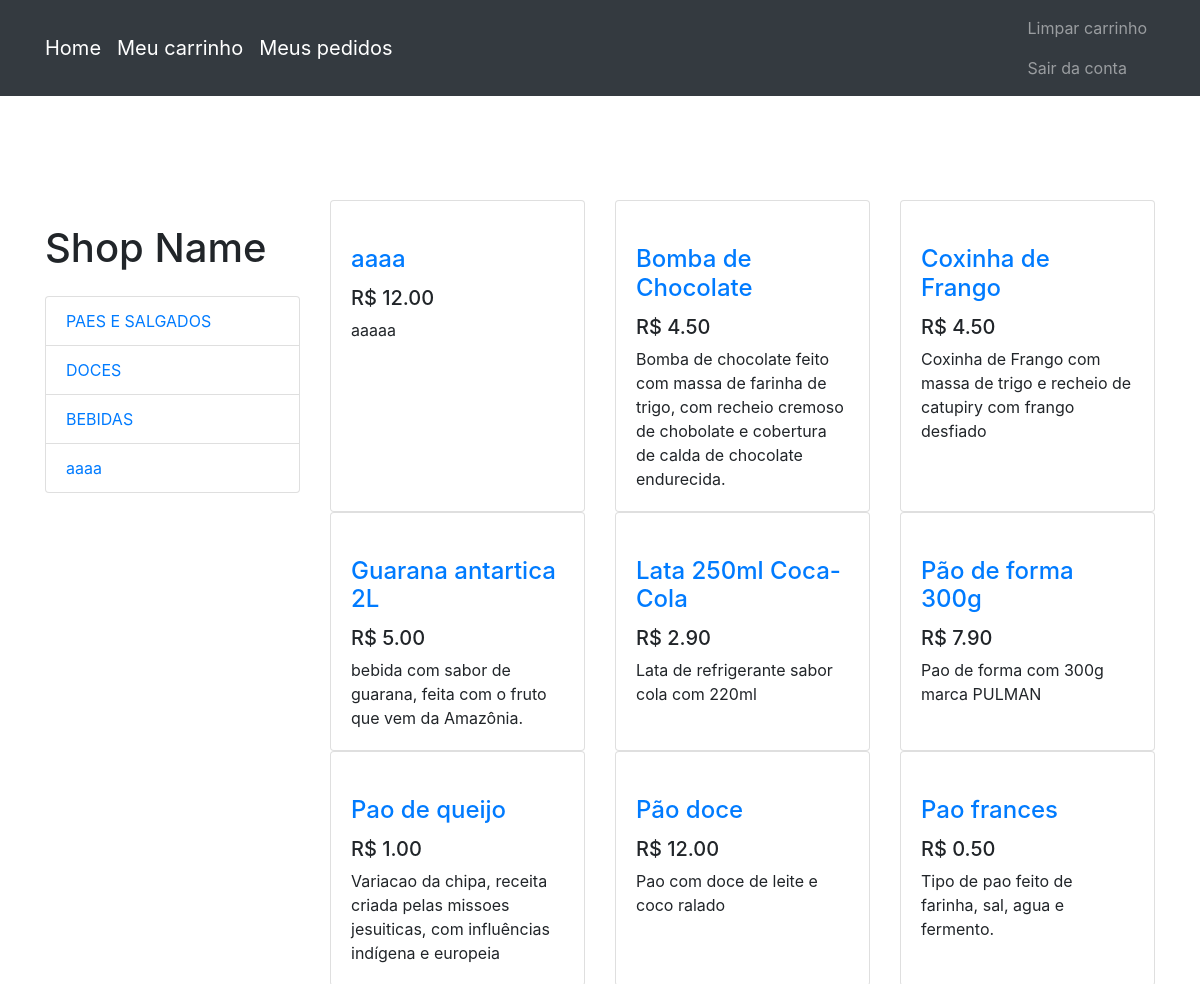
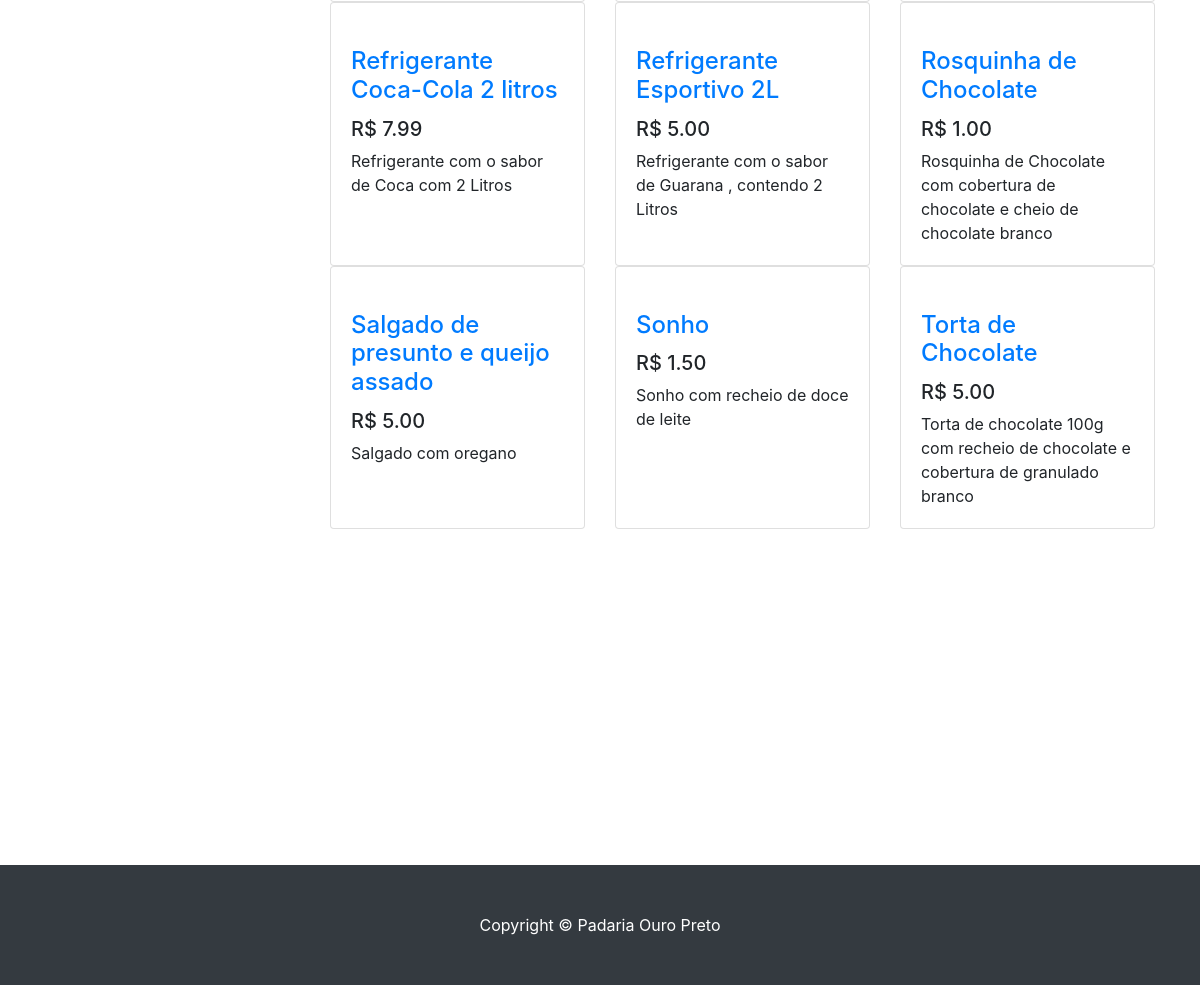
Page /admin/php/teladeprodutos.php (signed in) on the committed database (2 pictures, top to bottom).
### tables this page shows
CREATE TABLE IF NOT EXISTS `categoria` (
  `categoria_id` int(11) NOT NULL AUTO_INCREMENT,
  `categoria_descricao` varchar(255) NOT NULL,
  PRIMARY KEY (`categoria_id`)
);

CREATE TABLE IF NOT EXISTS `item` (
  `cod_item` int(11) NOT NULL AUTO_INCREMENT,
  `item_id_categoria` int(11) NOT NULL,
  `valor_unitario` decimal(10,2) NOT NULL,
  `descricao` varchar(50) NOT NULL,
  `breve_descricao` varchar(255) NOT NULL,
  `imagem` varchar(65000) NOT NULL,
  PRIMARY KEY (`cod_item`)
);

### admin/php/teladeprodutos.php (the view, shortened to what this page needs)
<?php
     include_once("../../db/conexao.php");
?>
<!DOCTYPE html>
<html lang="en">
<head>
  <link href="../vendor/bootstrap/css/bootstrap.min.css" rel="stylesheet">
  <link href="../css/shop-homepage.css" rel="stylesheet">
</head>
<body>
  <nav class="navbar navbar-expand-lg navbar-dark bg-dark fixed-top">
    <div class="container">
      <a class="navbar-brand" href="../index.html">Home</a>
      <a class="navbar-brand" href="meu_carrinho.php">Meu carrinho </a>
      <a class="navbar-brand" href="meus_pedidos.php">Meus pedidos</a>
      <div class="collapse navbar-collapse" id="navbarResponsive">
        <ul class="navbar-nav ml-auto">
          <li class="nav-item">
             <a class="nav-link" href="limparcarrinho.php">Limpar carrinho </a>
             <a class="nav-link" href="logout.php">Sair da conta</a>
          </li>
        </ul>
      </div>
    </div>
  </nav>
  <br><br> <br><br> <br><br>
  <div class="container">
    <div class="row">
      <div class="col-lg-3">
        <h1 class="my-4">Shop Name</h1>
        <div class="list-group">
          <?php
            $read_categoria = mysqli_query($_conexao, "SELECT * FROM categoria ORDER BY categoria_descricao DESC");
            if(mysqli_num_rows($read_categoria) > '0')
            {
              foreach ($read_categoria as $read_categoria_view)
              {
                  echo '<a href="teladeprodutos.php?cat='.$read_categoria_view['categoria_id'].'" class="list-group-item">'.$read_categoria_view['categoria_descricao'].'</a>';
              }
            }
          ?>
        </div>
      </div>
      <div class="col-lg-9">
        <div class="row">
      <?php
          if(isset($_GET['cat']) && $_GET['cat'] !='')
          {
            $id_cat = addslashes($_GET['cat']);
            $sql_categoria = "AND item_id_categoria ='".$id_cat."'";
          }
          else
          {
            $sql_categoria = "";
          }
          $read_produto = mysqli_query($_conexao, "SELECT * FROM item WHERE cod_item !='' $sql_categoria ORDER BY descricao ASC");
          if(mysqli_num_rows($read_produto) > '0')
            {
              foreach ($read_produto as $read_produto_view)
              {
      ?>
          <div class="col-lg-4 col-md-4 mb-10">
            <div class="card h-100">
              <a href="#"><img class="card-img-top" src="<?php echo $read_produto_view['imagem']?>" alt=""></a>
              <div class="card-body">
                <h4 class="card-title">
                  <a href="produtos.php?id=<?php echo $read_produto_view['cod_item']?>"><?php echo utf8_encode(($read_produto_view['descricao']))?></a>
                </h4>
                <h5>R$ <?php echo number_format($read_produto_view['valor_unitario'], 2,".",",")?></h5>
                <p class="card-text"><?php echo utf8_encode(($read_produto_view['breve_descricao']))?></p>
              </div>
            </div>
          </div>
               <?php
              }
            }
        ?>
                </div>
      </div>
    </div>
  </div>
         <br><br> <br><br> <br><br> <br><br><br><br> <br><br> <br><br>
  <footer class="py-5 bg-dark">
    <div class="container">
      <p class="m-0 text-center text-white">Copyright &copy; Padaria Ouro Preto</p>
    </div>
  </footer>
</body>
</html>

### css/shop-homepage.css (style rules this page uses)
body { padding-top: 56px; }

### rows in the picture
categoria: categoria_descricao "PAES E SALGADOS"
categoria: categoria_descricao "DOCES"
categoria: categoria_descricao "BEBIDAS"
categoria: categoria_descricao "aaaa"
item: descricao "aaaa", valor_unitario "12.00", breve_descricao "aaaaa"
item: descricao "Bomba de Chocolate", valor_unitario "4.50", breve_descricao "Bomba de chocolate feito com massa de farinha de trigo, com recheio cremoso de chobolate e cobertura de calda de chocolate endurecida."
item: descricao "Coxinha de Frango", valor_unitario "4.50", breve_descricao "Coxinha de Frango com massa de trigo e recheio de catupiry com frango desfiado"
item: descricao "Guarana antartica 2L", valor_unitario "5.00", breve_descricao "bebida com sabor de guarana, feita com o fruto que vem da Amazônia."
item: descricao "Lata 250ml Coca-Cola", valor_unitario "2.90", breve_descricao "Lata de refrigerante sabor cola com 220ml"
item: descricao "Pão de forma 300g", valor_unitario "7.90", breve_descricao "Pao de forma com 300g marca PULMAN"
item: descricao "Pao de queijo", valor_unitario "1.00", breve_descricao "Variacao da chipa, receita criada pelas missoes jesuiticas, com influências indígena e europeia"
item: descricao "Pão doce", valor_unitario "12.00", breve_descricao "Pao com doce de leite e coco ralado"
item: descricao "Pao frances", valor_unitario "0.50", breve_descricao "Tipo de pao feito de farinha, sal, agua e fermento."
item: descricao "Refrigerante Coca-Cola 2 litros", valor_unitario "7.99", breve_descricao "Refrigerante com o sabor de Coca com 2 Litros"
item: descricao "Refrigerante Esportivo 2L", valor_unitario "5.00", breve_descricao "Refrigerante com o sabor de Guarana , contendo 2 Litros"
item: descricao "Rosquinha de Chocolate", valor_unitario "1.00", breve_descricao "Rosquinha de Chocolate com cobertura de chocolate e cheio de chocolate branco"
item: descricao "Salgado de presunto e queijo assado", valor_unitario "5.00", breve_descricao "Salgado com oregano"
item: descricao "Sonho", valor_unitario "1.50", breve_descricao "Sonho com recheio de doce de leite"
item: descricao "Torta de Chocolate", valor_unitario "5.00", breve_descricao "Torta de chocolate 100g com recheio de chocolate e cobertura de granulado branco"
